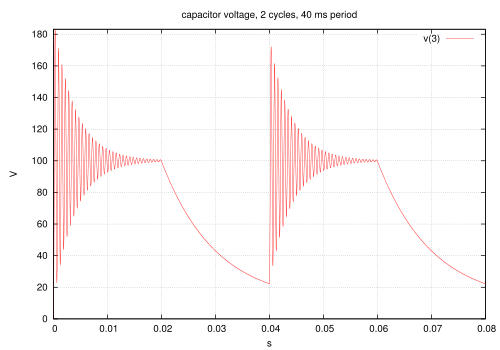

Reproduce this figure in gnuplot.
set title "capacitor voltage, 2 cycles, 40 ms period"
set xlabel "s"
set ylabel "V"
set grid
unset logscale x 
set xrange [0.000000e+00:8.000000e-02]
unset logscale y 
set yrange [0.000000e+00:1.831701e+02]
#set xtics 1
#set x2tics 1
#set ytics 1
#set y2tics 1
plot 'p_v3-80ms.data' using 1:2 with lines title "v(3)" 
set terminal postscript eps color
set out 'p_v3-80ms.eps'
replot
set term pop
